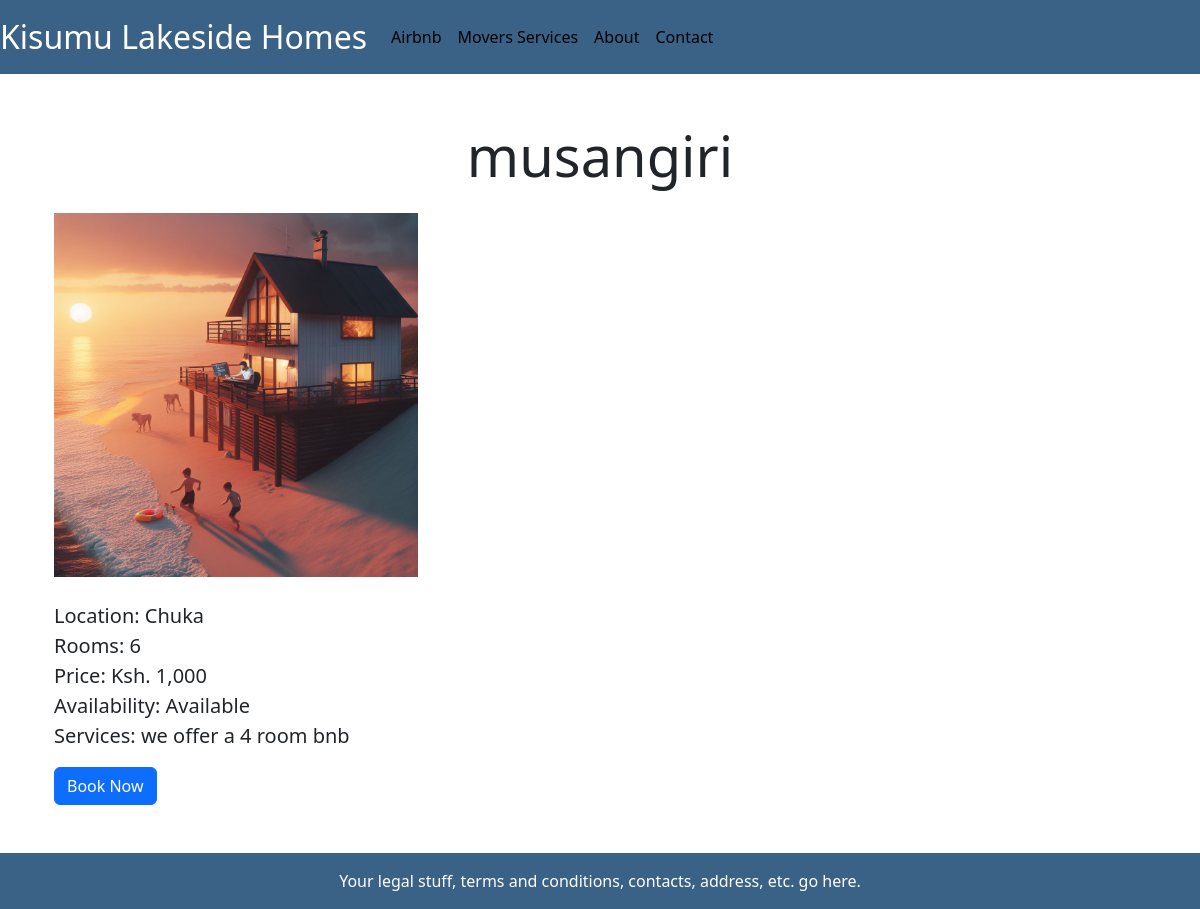
The app's page /airbnb/2/, older data.
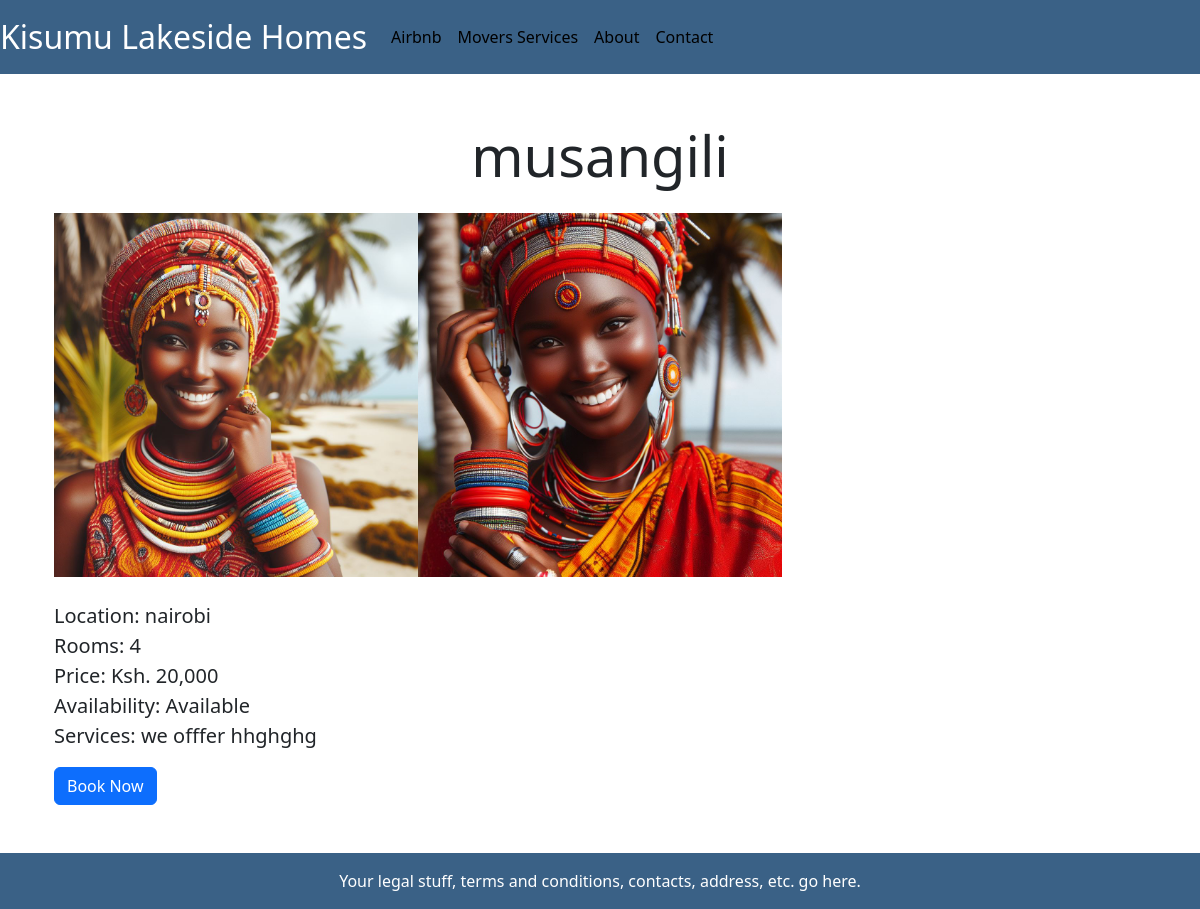
The same page, newer data.
### airbnb/models.py (models this page shows, shortened)
class Airbnb(models.Model):
    name = models.CharField(max_length=50)
    location = models.CharField(max_length=50)
    rooms = models.PositiveSmallIntegerField(default=1)
    price = models.DecimalField(max_digits=10, decimal_places=0)
    avalability = models.BooleanField(default=True)
    services = models.TextField()

class Airbnbimage(models.Model):
     airbnb = models.ForeignKey(Airbnb, related_name='images', on_delete= models.CASCADE)
     image = models.ImageField(upload_to='images/', default='default.jpeg')

### airbnb/views.py (the view)
# urls.py: path('airbnb/<int:pk>/', AirbnbDetailView.as_view(), name='airbnb_detail'),
class AirbnbDetailView(DetailView):
    model = Airbnb
    template_name = 'airbnb_detail.html'

### templates/airbnb_detail.html
{% extends 'base.html' %}
{% load static %}
{% load humanize %}
{% block content %}
<div class="container my-5">
    <h1 class="display-4 text-center mb-4">{{ airbnb.name }}</h1>
    <div class="d-flex flex-row flex-nowrap overflow-auto mb-4">
        {% for image in airbnb.images.all %}
        <div class="col-4">
            <img class="img-fluid" src="{{ image.image.url }}" alt="{{ airbnb.name }}">
        </div>
        {% endfor %}
    </div>
    <p class="lead">
        <strong>Location:</strong> {{ airbnb.location }}<br>
        <strong>Rooms:</strong> {{ airbnb.rooms }}<br>
        <strong>Price:</strong> Ksh. {{airbnb.price|intcomma }}<br>
        <strong>Availability:</strong> {% if airbnb.avalability %}Available{% else %}Not available{% endif %}<br>
        <strong>Services:</strong> {{ airbnb.services }}
    </p>
    {% if airbnb.avalability %}
    <a href="{% url 'airbnb_customer_form'%}" class="btn btn-primary">Book Now</a>
    {% else %}
    <p>The Airbnb is already booked. Please try another one.</p>
    {% endif %}
</div>
{% endblock content %}

Row changes from the older to the newer data that the page shows:
no longer on this page (row edited): Airbnbimage: image (picture)
changed Airbnb: name "musangiri" → "musangili"; location "Chuka" → "nairobi"; rooms "6" → "4"; price "1,000" → "20,000"; services "we offer a 4 room bnb" → "we offfer hhghghg"
added Airbnbimage: image (picture)
added Airbnbimage: image (picture)
